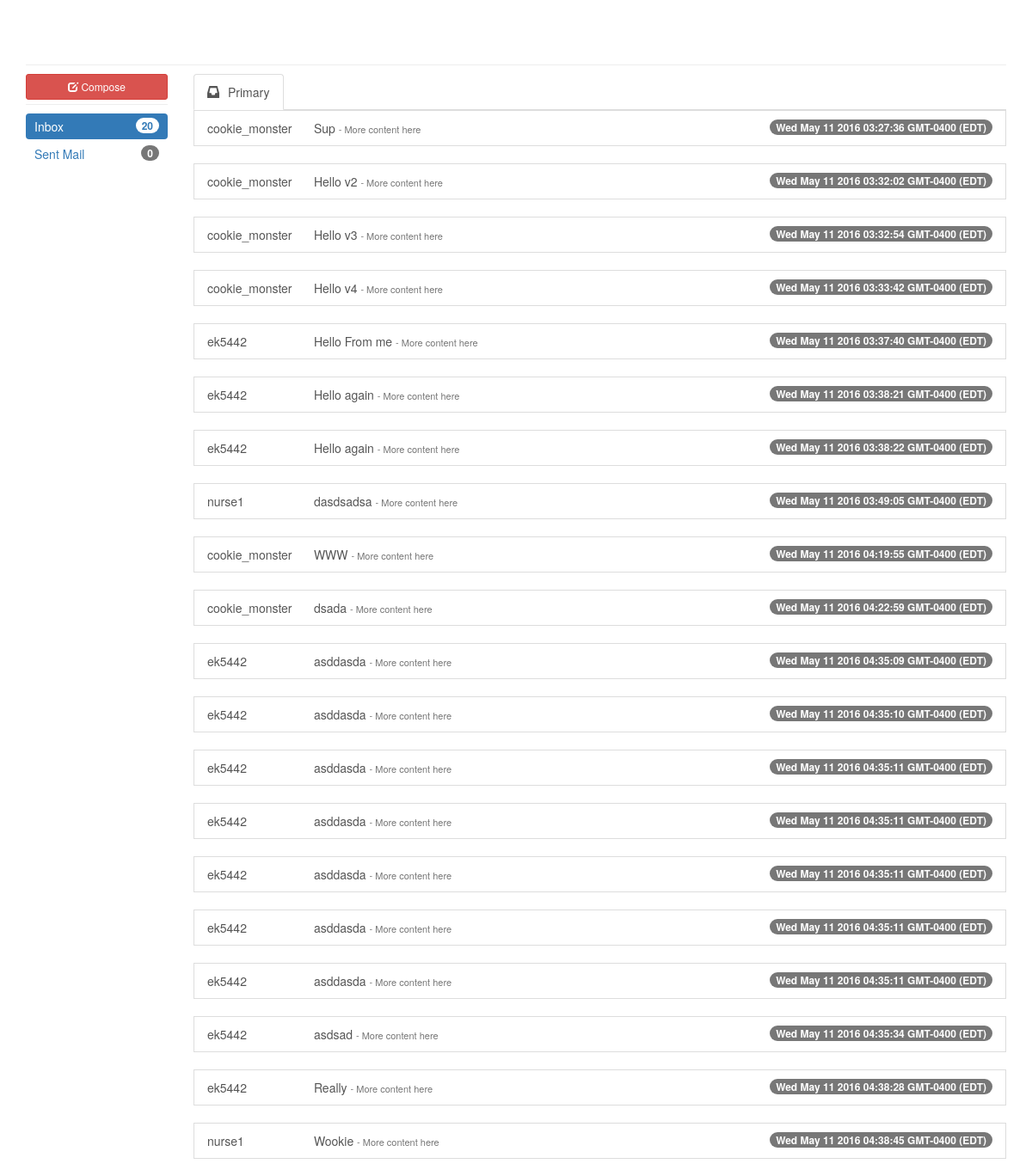
/HealthNet/zoid/message/, run on an earlier commit of the app's database.
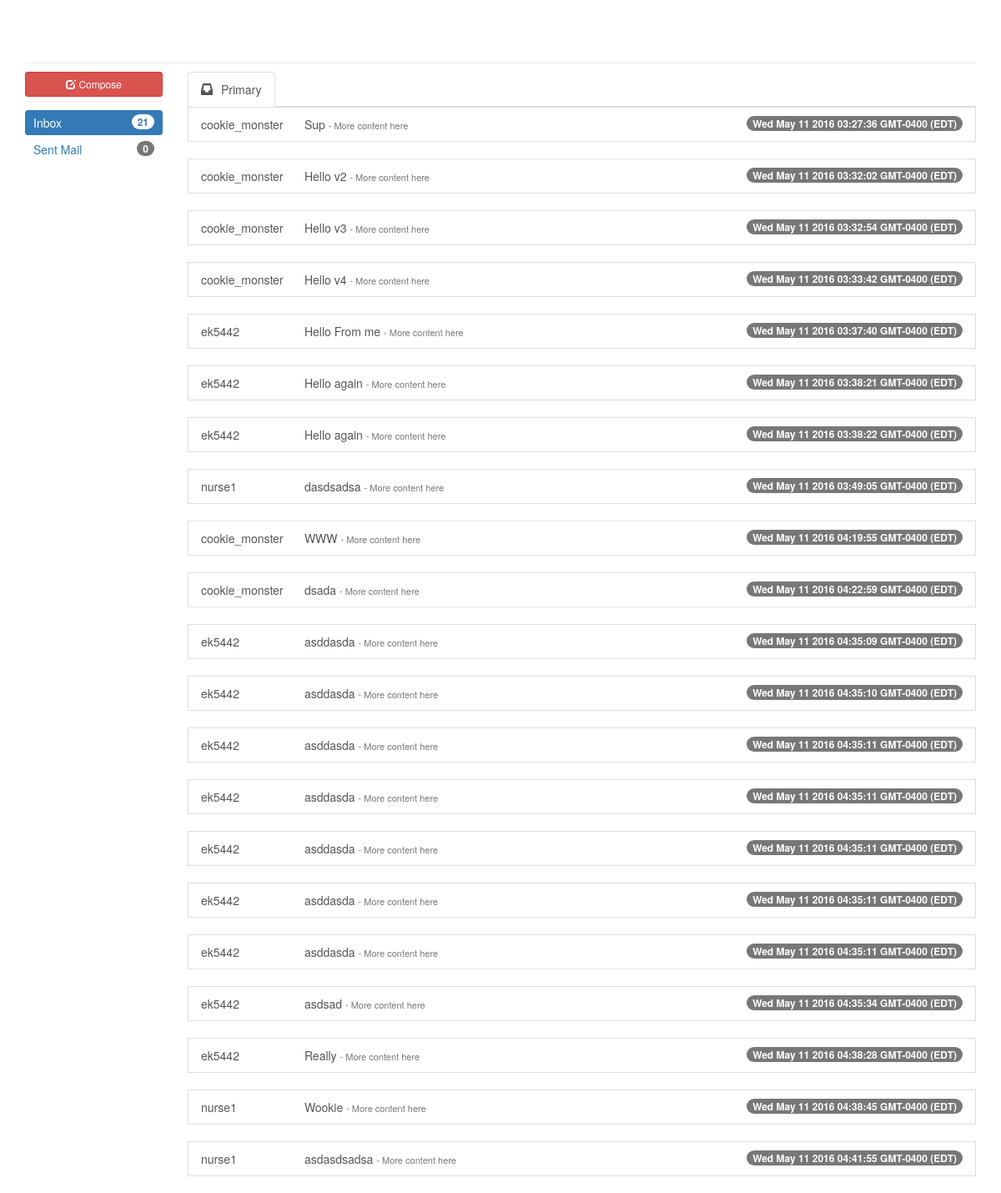
And on a later commit of the database.
### HealthNet/models.py (models this page shows, shortened)
class Messages(models.Model):
    sender = models.CharField(max_length=250)
    receiver = models.CharField(max_length=250)
    text_body = models.CharField(max_length=500)
    time_stamp = models.CharField(max_length=250)

### HealthNet/views.py (the view)
# urls.py: url(r'^api/message/(?P<user_name>\w+)/view/$',views.api_messages,name='api_messages'),
def message(request,sender_name):
    message_template = loader.get_template('HealthNet/messges_view.html')
    message_count_receive = 0
    message_count_send = 0
    inbox =  0
    patient_list = []
    patient_list_doctor_name = ""
    try:
        patient = Patient.objects.get(user_name=sender_name)
        message_count_receive = Messages.objects.filter(receiver=sender_name).count()
        message_count_send = Messages.objects.filter(sender=sender_name).count()
        for message in Messages.objects.filter(receiver=sender_name):
            message_content = {
                'from':message.sender,
                'text_body':message.text_body,
                'time_stamp':message.time_stamp
            }
            patient_list.append(message_content)
        patient_list_doctor_name = Doctor.objects.get(username=patient._doctor).first_name+" "+Doctor.objects.get(username=patient._doctor).last_name
        inbox = message_count_send + message_count_receive
    except Patient.DoesNotExist:
        try:
            doctor = Doctor.objects.get(username=sender_name)
            message_count_receive = Messages.objects.filter(receiver=sender_name).count()
            message_count_send = Messages.objects.filter(sender=sender_name).count()
            for message in Messages.objects.filter(receiver=sender_name):
                message_content = {
                    'from':message.sender,
                    'text_body':message.text_body,
                    'time_stamp':message.time_stamp
                }
                patient_list.append(message_content)
            inbox =  message_count_send + message_count_receive
        except Doctor.DoesNotExist:
            try:
                nurse = Nurse.objects.get(username=sender_name)
                message_count_receive = Messages.objects.filter(receiver=sender_name).count()
                message_count_send = Messages.objects.filter(sender=sender_name).count()
                for message in Messages.objects.filter(receiver=sender_name):
                    message_content = {
                        'from':message.sender,
                        'text_body':message.text_body,
                        'time_stamp':message.time_stamp
                    }
                    patient_list.append(message_content)
                inbox = message_count_send + message_count_receive
            except Nurse.DoesNotExist:
                print("I am Batman")
    context = {
        'message':'context',
        'sender':sender_name,
        'send':message_count_send,
        'receive':message_count_receive,
        'inbox':inbox,
        'patient_list':patient_list,
    }
    return HttpResponse(message_template.render(context,request))

### HealthNet/templates/HealthNet/messges_view.html (shortened to what this page needs)
<!doctype html>
<head>
  <link href="https://maxcdn.bootstrapcdn.com/bootstrap/3.3.6/css/bootstrap.min.css" rel="stylesheet"> {% load staticfiles %}
</head>
<body>
  <div class="container">
    <div class="row">
        <div class="col-sm-9 col-md-10">
        </div>
    </div>
    <hr>
    <div class="row">
        <div class="col-sm-3 col-md-2">
            <a href="send" class="btn btn-danger btn-sm btn-block" role="button"><i class="glyphicon glyphicon-edit"></i> Compose</a>
            <hr>
            <ul class="nav nav-pills nav-stacked">
                <li class="active"><a href="#"><span class="badge pull-right">{{inbox}}</span> Inbox </a>
                </li>
                <li><a href="send/view"><span class="badge pull-right">{{send}}</span>Sent Mail</a></li>
            </ul>
        </div>
        <div class="col-sm-9 col-md-10">
            <ul class="nav nav-tabs">
                <li class="active"><a href="#home" data-toggle="tab"><span class="glyphicon glyphicon-inbox">
                </span>Primary</a></li>
            </ul>
            <div class="tab-content">
                <div class="tab-pane fade in active" id="home">
                  {%for list in patient_list%}
                    <div class="list-group">
                        <a href="#" class="list-group-item">
                          <span class="name" style="min-width: 120px;
                                display: inline-block;">{{list.from}}</span> <span class="">{{list.text_body}}</span>
                            <span class="text-muted" style="font-size: 11px;">- More content here</span> <span class="badge">{{list.time_stamp}}</span> </a>
                    </div>
                    {%endfor%}
                </div>
            </div>
        </div>
    </div>
</body>

What changed in the data, as far as the page shows it:
added Messages: from "nurse1", text_body "asdasdsadsa", time_stamp "Wed May 11 2016 04:41:55 GMT-0400 (EDT)"
Also different on the page:
{{ inbox }}: "20" → "21"
new list line: "- More content here"
